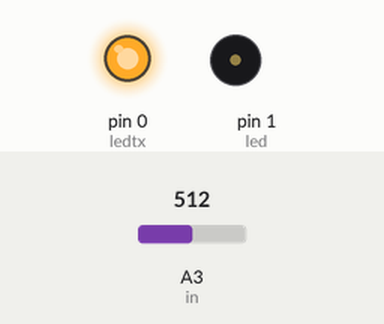
Bench run of a sketch on a simulated Arduino Uno, built with avr-gcc and run on an emulated ATmega328P. Parts: output pins drawn as LEDs (lit = HIGH), buzzer (waves = sounding). Dashed ring = blinking. The test bench sets the inputs (shaded band); at power-on: A3 (in) = 512. Pins used as bus, display or sensor lines are not drawn.

Above: at 1.2 s.
1.3 s: A3 (in) set to 964
2.8 s: A3 (in) set to 988
At 5.7 s:
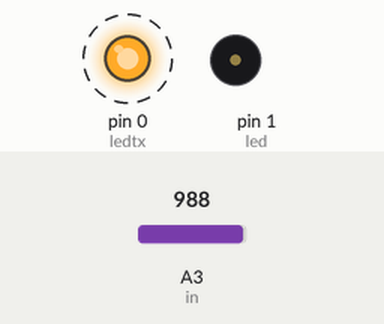
5.8 s: A3 (in) set to 970
At 6.3 s:
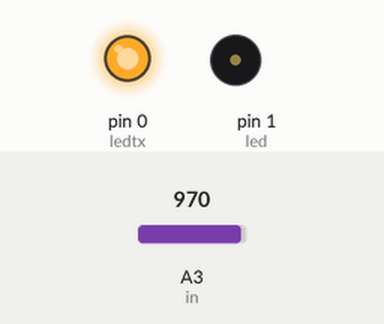
7.3 s: A3 (in) set to 990
At 7.7 s:
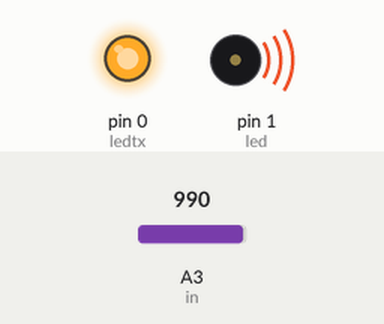
Timing chart, 0 to 11.3 s (numbered marks = the images above; inputs shaded):
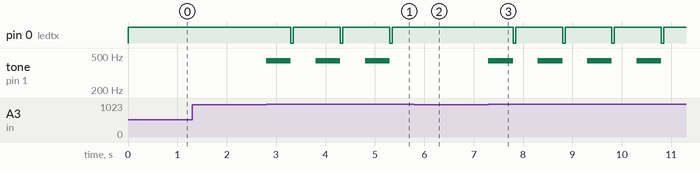

The sketch:

novella2012_V4_1IR8_TONE.ino
```cpp
/*
Add it basic module
un beep en final
 Hardware definif
 un buzzer en parraléle sur la led
 */

#define ledtx 0 // led IR
#define led 1 // led 10 mm
#define in 3 // phototransisor
#define note 440 // note jouee
#define duree 500 //

void setup()
{
  pinMode(ledtx, OUTPUT);
  pinMode(led, OUTPUT);
  digitalWrite(ledtx,HIGH); // les leds sont montés avec l'anode sur le + Vcc,
  digitalWrite(led, HIGH); //il faut donc mettre les pins de l'attiny a High pour les eteindre et à low pour les allumer
}

void loop() {
  int sensorValue = 0;
  sensorValue = analogRead(in); //lecture de la valeur au nouveau du phototrans

  if (sensorValue > 980 ) // si le seuil est depassé
  {
    tone (led,note,duree) ; // on joue la note sur la led
    delay(duree);
    digitalWrite(led, HIGH); // on eteind la led 10 mm
    digitalWrite(ledtx, LOW); // on allume la led IR pendent 50 ms
    delay(50);
    digitalWrite(ledtx, HIGH); // on eteind la led IR
    delay(450); // rien ne se passe pendent 0,45 s
  }
}
```

Measured:
- the behaviour switches between 980 and 981 on A3 (in) (found by bisection; images 0 and 1)
- after the input at 1.3 s, every drawn part: stays the same
- after the input at 2.8 s, pin 0 (ledtx): alternates HIGH for 0.95 s and LOW for 0.05 s, starting after 0.50 s; tone on pin 1 (led): alternates 440 Hz for 0.50 s and silent for 0.50 s, starting at once
- after the input at 5.8 s, pin 0 (ledtx): stays HIGH (without the input it goes to LOW after 0.50 s); tone on pin 1 (led): stays silent (without the input it goes to 440 Hz after 0.00 s)
- after the input at 7.3 s, pin 0 (ledtx): alternates HIGH for 0.95 s and LOW for 0.05 s, starting after 0.50 s; tone on pin 1 (led): alternates 440 Hz for 0.50 s and silent for 0.50 s, starting at once
